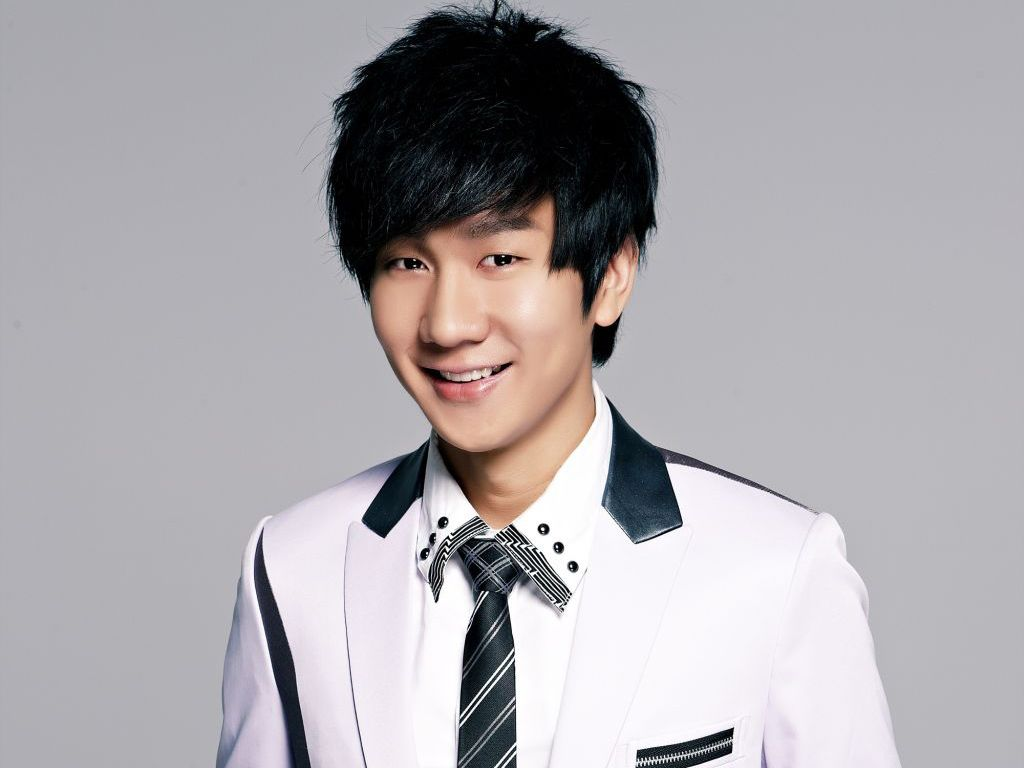
#> input picture Data/jjlin.jpg, 1024 x 768 px, found by its file name
$ python test.py
#> lines starting #> are read from the running program, lines starting #| are printed output that depends on the picture
import cv2 as cv
import numpy as np
import matplotlib.pyplot as plt


img = cv.imread('jjlin.jpg',0)
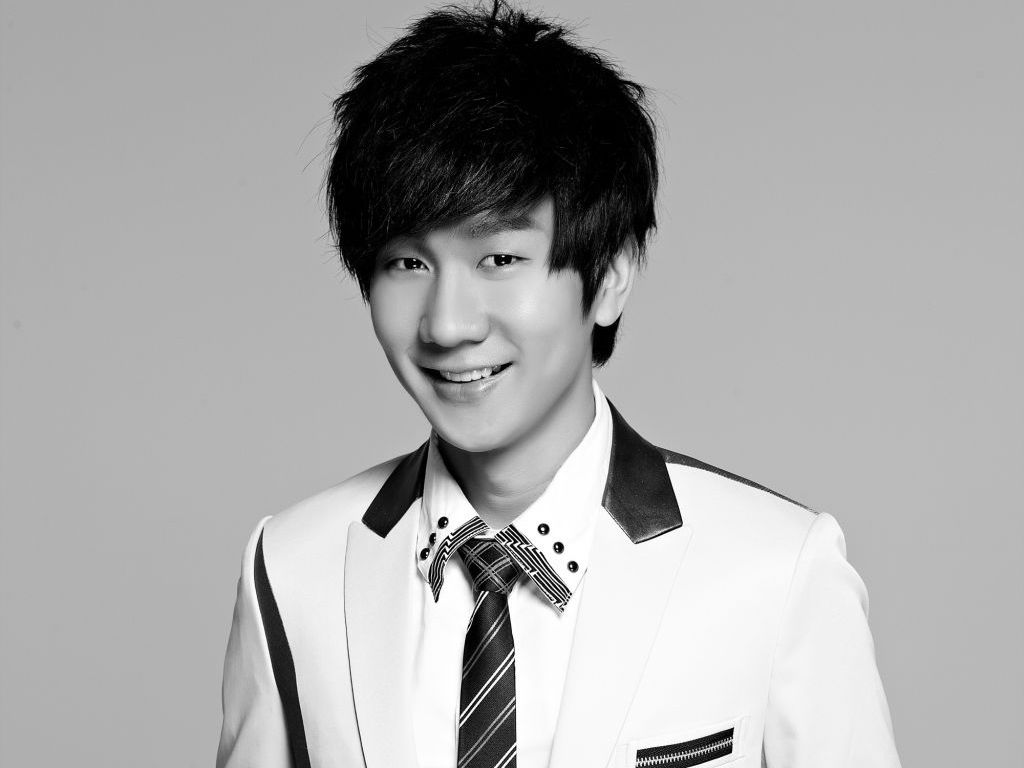
#> img: shape (768, 1024); min 0, max 255, mean 169.6
# IMREAD_GRAYCOLOR = 0
# IMREAD_COLOR =1
# IMREAD_UNCHANGED = -1

##显示图片##test##test2
#cv.namedWindow('w',cv.WINDOW_NORMAL)	## 改变窗口大小
cv.imshow('w', img)
key = cv.waitKey(0)
#> (key Esc is pressed here)
if key == 27:	#esc exit
	cv.destroyAllWindows()
if key == ord('s'):
	cv.imwrite('jj_neu.jpg',img)
	cv.destroyAllWindows()
